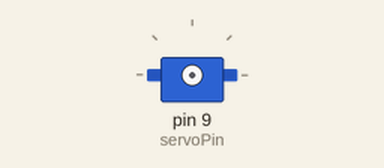
The program below on a simulated Arduino Uno, built with avr-gcc and run on an emulated ATmega328P. Parts: servo. What the program prints to the serial monitor is not drawn.

Above: at 0.1 s.
At 4.1 s:
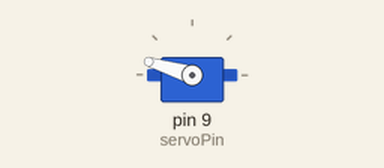
At 5.3 s:
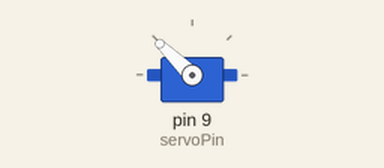
At 7.9 s:
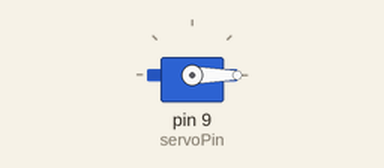
Timing chart, 0 to 9.4 s (numbered marks = the images above):
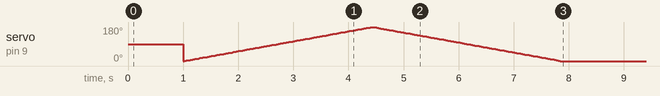

The program:

main.cpp
```cpp
#include <Servo.h>
#include <Arduino.h>

Servo myservo;

const int analogPin = A0;
const int servoPin = 9;
const int samples = 10;
const int delayTime = 15;

float calculate_dist_cm(float voltage)
{
  // Aufgabe 2: Bilden Sie die digitale Spannungsrepräsentation
  //            auf einen Abstandswert ab

  // Formel zur Berechnung der Entfernung
  float distance = 13.0 * pow(voltage, -1.0); // Diese Formel muss möglicherweise kalibriert werden
  return distance;
}

void make_readout()
{
  ADCSRA |= (1 << ADSC);
  while (ADCSRA & (1 << ADSC)); // Auf Ergebnis warten...
}

float get_voltage(uint8_t channel)
{
  // initialize ADC
  // ADCSRA = ADC Control and Status Register A
  // ADEN = ADC Enable
  // ADPS2:0 = ADC Prescaler Select Bits
  // 128 = 16MHz / 128 = 125kHz
  ADCSRA |= (1 << ADEN) | (1 << ADPS2) | (1 << ADPS1) | (1 << ADPS0);

  // Setze ADC-Kanal und externe Referenzspannung (5V)
  ADMUX |= channel | (1 << REFS0);


  // Dummy-Readout
  make_readout();

  // Richtige Messung
  make_readout();

  // Lesen des Registers "ADCW" (ADC Wert) (berücksichtigt die korrekte Reihenfolge des Lesens der beiden 8-Bit Register)
  uint16_t raw_value = ADCW;

  // Konvertiere ADC-Wert in Spannung
  float voltage = raw_value * (5.0 / 1024.0);

  // ADC deaktivieren
  ADCSRA = 0;

  return voltage;
}

float get_avg_voltage(uint8_t channel, uint8_t samples)
{
  float output = 0.0;

  // Nehme mehrere Proben und berechne durchschnittliche Spannung
  for (int i = 0; i < samples; i++)
  {
    output += get_voltage(channel);
  }

  return output / samples;
}


void make_scan(int start, int end, int step)
{
  // Aufgabe 0: Übernehmen Sie Zeile 41 - 50 and 52 - 59
  //            in eine Funktion

  float val_v, val_cm;
  int left = min(start, end);
  int right = max(start, end);
  int pos = start;

  if (start < end)
  {
    Serial.print("rechts:");
  } else
  {
    Serial.print("links:");;
  }

  do  // von start bis end
  {
    // in steps of 1 degree
    // Aufgabe 0: Prozedurale Umsetzung eines Schrittes
    myservo.write(pos);
    delay(delayTime);
    val_v = get_avg_voltage(analogPin, samples);
    val_cm = calculate_dist_cm(val_v);
    Serial.print(pos);
    Serial.print(",");
    Serial.print(val_cm);
    Serial.print(";");

    pos = (end > start) ? pos + step : pos - step;

  } while (pos >= left && pos <= right); // so lange pos zwischen start und end

  Serial.println("");

  //
  // Aufgabe 1: Ersetzen Sie die Arduino AnalogRead()
  //            Methode
}

void setup()
{
  pinMode(analogPin, INPUT);
  pinMode(servoPin, OUTPUT);

  Serial.begin(9600);
  // Serial.println("Los geht's");
  delay(1000);

  myservo.attach(servoPin);

  // Scanne von 0 bis 180 Grad (rechts)
  make_scan(0, 180, 1);

  // Scanne von 180 bis 0 Grad (links)
  make_scan(180, 0, 1);
}

void loop()
{
  // put your main code here, to run repeatedly:
}
```
